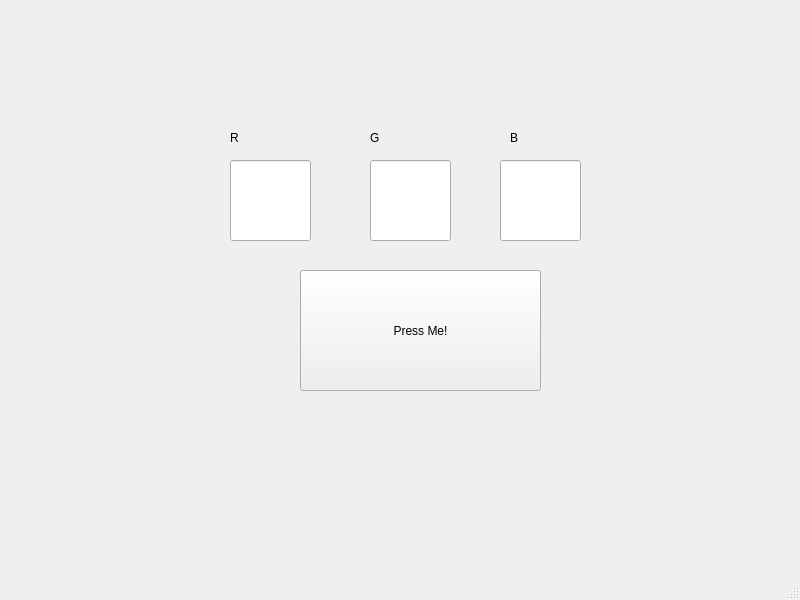
<?xml version="1.0" encoding="UTF-8"?>
<ui version="4.0">
 <class>MainWindow</class>
 <widget class="QMainWindow" name="MainWindow">
  <property name="geometry">
   <rect>
    <x>0</x>
    <y>0</y>
    <width>800</width>
    <height>600</height>
   </rect>
  </property>
  <property name="windowTitle">
   <string>MainWindow</string>
  </property>
  <widget class="QWidget" name="centralwidget">
   <widget class="QPushButton" name="pushButton">
    <property name="geometry">
     <rect>
      <x>300</x>
      <y>270</y>
      <width>241</width>
      <height>121</height>
     </rect>
    </property>
    <property name="text">
     <string>Press Me!</string>
    </property>
   </widget>
   <widget class="QLineEdit" name="lineEdit_R">
    <property name="geometry">
     <rect>
      <x>230</x>
      <y>160</y>
      <width>81</width>
      <height>81</height>
     </rect>
    </property>
   </widget>
   <widget class="QLineEdit" name="lineEdit_G">
    <property name="geometry">
     <rect>
      <x>370</x>
      <y>160</y>
      <width>81</width>
      <height>81</height>
     </rect>
    </property>
   </widget>
   <widget class="QLineEdit" name="lineEdit_B">
    <property name="geometry">
     <rect>
      <x>500</x>
      <y>160</y>
      <width>81</width>
      <height>81</height>
     </rect>
    </property>
   </widget>
   <widget class="QLabel" name="label">
    <property name="geometry">
     <rect>
      <x>230</x>
      <y>130</y>
      <width>60</width>
      <height>16</height>
     </rect>
    </property>
    <property name="text">
     <string>R</string>
    </property>
   </widget>
   <widget class="QLabel" name="label_2">
    <property name="geometry">
     <rect>
      <x>370</x>
      <y>130</y>
      <width>60</width>
      <height>16</height>
     </rect>
    </property>
    <property name="text">
     <string>G</string>
    </property>
   </widget>
   <widget class="QLabel" name="label_3">
    <property name="geometry">
     <rect>
      <x>510</x>
      <y>130</y>
      <width>60</width>
      <height>16</height>
     </rect>
    </property>
    <property name="text">
     <string>B</string>
    </property>
   </widget>
  </widget>
  <widget class="QStatusBar" name="statusbar"/>
 </widget>
 <resources/>
 <connections/>
</ui>
